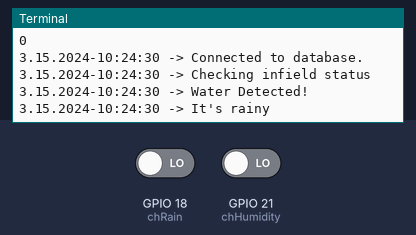
Simulated run of this program. Board: Raspberry Pi (BCM pin numbers). Shown: the last lines printed to the terminal. The inputs (shaded band) are chosen by the test bench; at power-on: GPIO 18 (chRain) LOW, GPIO 21 (chHumidity) LOW. The clock reads 2024-03-15 10:24:30 at power-on unless the program sets it; each call to the cloud database takes 0.3 s, and an entry nobody has set reads as its off value or as empty.

Above: at 7.4 s.
7.5 s: GPIO 18 (chRain) driven HIGH
At 9.4 s:
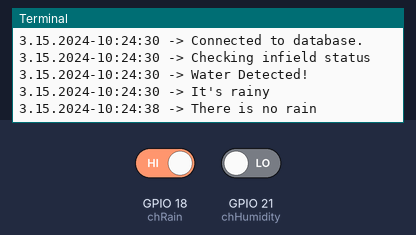
10.0 s: GPIO 21 (chHumidity) driven HIGH
At 12.2 s:
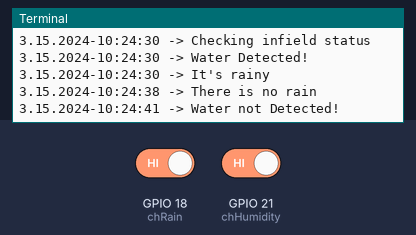
12.5 s: GPIO 18 (chRain) driven LOW
At 13.9 s:
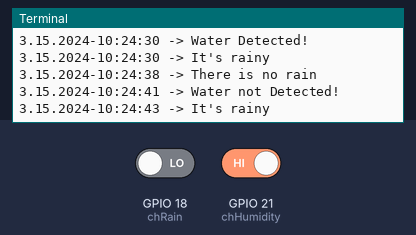
14.0 s: GPIO 21 (chHumidity) driven LOW
At 15.6 s:
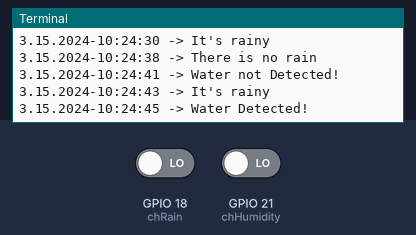

The program:

akillitarimPi.py
```python
#!/usr/bin/env python

#author Sinan Elveren, Gebze Technical University
#Project - CSE495, Graduation Project - Raspberry PI Based Smart Farm

import firebase_admin
from firebase_admin import credentials
from firebase_admin import db

from datetime import datetime
import time
from time import sleep


#from gpiozero import InputDevice
#no_rain = InputDevice(18)

#for humidit
import RPi.GPIO as GPIO
chHumidity = 21
GPIO.setmode(GPIO.BCM)
GPIO.setup(chHumidity, GPIO.IN)


#for rain
chRain = 18
GPIO.setup(chRain, GPIO.IN)


# Fetch the service account key JSON file contents
cred = credentials.Certificate('akillitarimgtu-firebase-adminsdk-43ges-1ca93ca4b6.json')
# Initialize the app with a service account, granting admin privileges
firebase_admin.initialize_app(cred, {
    'databaseURL': 'https://akillitarimgtu.firebaseio.com/'
})


def gettimenow():
	now = datetime.now()
	mm = str(now.month)
	dd = str(now.day)
	yyyy = str(now.year)
	hour = str(now.hour)
	mi = str(now.minute)
	ss = str(now.second)

	return mm + "." + dd + "." + yyyy + "-" + hour + ":" + mi + ":" + ss + " -> "


def callbackHumidity(chHumidity):
	global humidityStatus
	sleep(1)
        if GPIO.input(chHumidity):
		humidityStatus = False
                print gettimenow() + "Water not Detected!"

        else:
		humidityStatus = True
                print gettimenow() + "Water Detected!"

	infieldRef.update({
		'humidity': humidityStatus
	})
	dateRef.update({'lastUpdate' : gettimenow() })


def callbackRain(chRain):
	global rainStatus
	sleep(1)
        if GPIO.input(chRain):
		rainStatus = False
                print gettimenow() + "There is no rain"
        else:
		rainStatus = True
                print gettimenow() + "It's rainy"

	infieldRef.update({
		'rain': rainStatus
	})
	dateRef.update({'lastUpdate' : gettimenow() })


GPIO.add_event_detect(chHumidity, GPIO.BOTH, bouncetime=300)  # let us know when the pin goes HIGH or LOW
GPIO.add_event_callback(chHumidity, callbackHumidity)  # assign function to GPIO PIN, Run function on change

GPIO.add_event_detect(chRain, GPIO.BOTH, bouncetime=300)  # let us know when the pin goes HIGH or LOW
GPIO.add_event_callback(chRain, callbackRain)  # assign function to GPIO PIN, Run function on change


#get data from firebase - set reference
print gettimenow() + "Connecting to database."
ref = db.reference('_message')
dateRef = db.reference('_date')
print(ref.get())
print gettimenow() + "Connected to database."


dateRef.update({'lastUpdate' : gettimenow() })
infieldRef = db.reference('infield')


#Check infield status
print gettimenow() + "Checking infield status"

if not GPIO.input(chHumidity):
	humidityStatus = True
	print gettimenow() + "Water Detected!"
else:
	humidityStatus = False


if not GPIO.input(chRain):
	rainStatus = True
	print gettimenow() + "It's rainy"
else:
	rainStatus = False


infieldRef.update({
	'humidity': humidityStatus
})
infieldRef.update({
	'rain': rainStatus
})

rainCount = 0
valveCount = 0
humidityCount = 0

sleep(5)

while True:
	if rainStatus:
		rainCount += 1
		valveCount = 0
		#print "--rain"
		if rainCount == 5:
			infieldRef.update({
			   'valve': 'off'
			})


	if not rainStatus:
		rainCount = 0
		#print "--No rain"


	if humidityStatus:
		#print("--Water detected")
		humidityCount += 1
		valveCount = 0

		if humidityCount == 1:
			infieldRef.update({
				'valve': 'off'
			})


	if not humidityStatus:
		#print("--Water not detected")
		humidityCount = 0


	#check and update valve status
	valveCount += 1
	if valveCount == 5:
		infieldRef.update({
			'valve': 'on'
		})
		dateRef.update({'lastUpdate' : gettimenow() })


	sleep(2)


##
#infieldRef.update({
#   'humidity': '%70',
#   'tempeture': 0,
#   'rain': 'true',
#   'valve' : 'off'
#})

#infieldRef.update({
#	'rain' : 'true'
#})

##
```

Measured:
- after the input at 7.5 s, the terminal: prints a new line after 1.0 s (image 1)
- after the input at 10.0 s, the terminal: prints a new line after 1.0 s (image 2)
- after the input at 12.5 s, the terminal: prints a new line after 1.0 s (image 3)
- after the input at 14.0 s, the terminal: prints a new line after 1.1 s (image 4)
